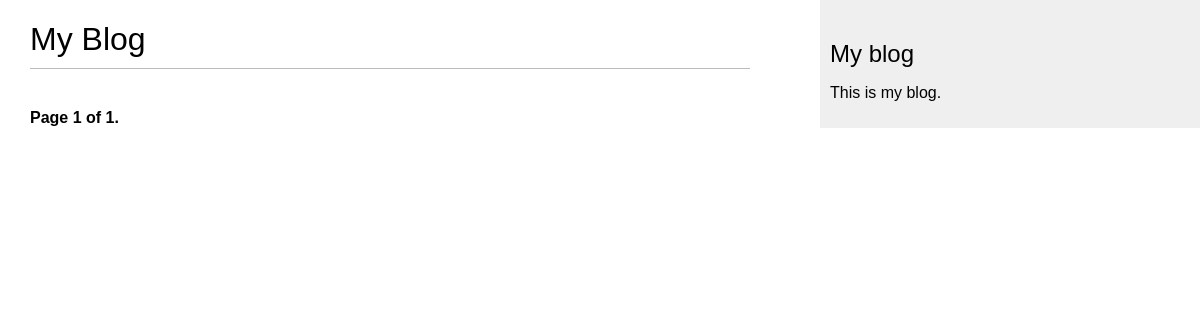
/blog/, run on an earlier commit of the app's database.
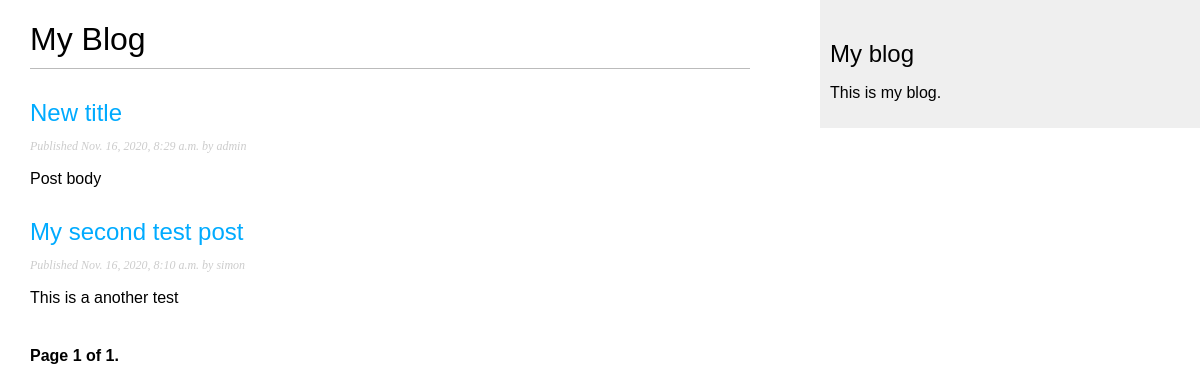
And on a later commit of the database.
### blog/models.py (models this page shows, shortened)
class Post(models.Model):
    STATUS_CHOICES = (
    ('draft', 'Draft'),
    ('published', 'Published'),
    )
    title = models.CharField(max_length=250)
    slug = models.SlugField(max_length=250, unique_for_date = 'publish')
    author = models.ForeignKey(User, on_delete = models.CASCADE, related_name='blog_posts')
    body = models.TextField()
    publish = models.DateTimeField(default = timezone.now)
    created = models.DateTimeField(auto_now_add=True)
    updated = models.DateTimeField(auto_now=True)
    status = models.CharField(max_length=10, choices = STATUS_CHOICES, default='draft')
    objects = models.Manager()
    published = PublishedManager()
    class Meta:
        ordering = ('-publish',)
    def get_absolute_url(self):
        return reverse('blog:post_detail',
                        args=[self.publish.year,
                        self.publish.month,
                        self.publish.day, self.slug])

### blog/views.py (the view)
# urls.py: path('', views.post_list, name='post_list'),
def post_list(request):
    object_list = Post.published.all()
    paginator = Paginator(object_list, 3) # 3 posts in each page
    page = request.GET.get('page')
    try:
        posts = paginator.page(page)
    except PageNotAnInteger:
        posts = paginator.page(1)
    except EmptyPage:
        posts = paginator.page(paginator.num_pages)
    return render(request,
                 'blog/post/list.html',
                 {'page': page,
                  'posts': posts})

### blog/models.py (called while the page is built)
    def get_queryset(self):
        return super(PublishedManager, self).get_queryset().filter(status='published')

### blog/templates/blog/post/list.html (shortened to what this page needs)
{% extends "blog/base.html" %}
{% block content %}
<h1> My Blog</h1>
  {% for post in posts %}
    <h2>
      <a href="{{ post.get_absolute_url}}">
        {{ post.title }}
      </a>
    </h2>
      <p class="date">
        Published {{ post.publish }} by {{ post.author }}
      </p>
      {{ post.body|truncatewords:30|linebreaks }}
  {% endfor %}
  {% include "pagination.html" with page=posts %}
{% endblock %}

### blog/templates/blog/base.html (shortened to what this page needs)
{% load static %}
<!DOCTYPE html>
<html>
<head>
  <link href="{% static "css/blog.css" %}" rel="stylesheet">
</head>
<body>
  <div id="content">
    {% block content %}
    {% endblock %}
  </div>
  <div id="sidebar">
    <h2>My blog</h2>
    <p>This is my blog.</p>
  </div>
</body>
</html>

### blog/templates/pagination.html (shortened to what this page needs)
<div class="pagination">
  <span class="step-links">
    <span class="current">
      Page {{ page.number }} of {{ page.paginator.num_pages }}.
    </span>
  </span>
</div>

### blog/static/css/blog.css (style rules this page uses)
body { margin:0; padding:0; font-family:helvetica, sans-serif; }
a { color:#00abff; text-decoration:none; }
h1 { font-weight:normal; border-bottom:1px solid #bbb; padding:0 0 10px 0; }
h2 { font-weight:normal; margin:30px 0 0; }
#content { float:left; width:60%; padding:0 0 0 30px; }
#sidebar { float:right; width:30%; padding:10px; background:#efefef; height:100%; }
p.date { color:#ccc; font-family: georgia, serif; font-size: 12px; font-style: italic; }
.pagination { margin:40px 0; font-weight:bold; }

What changed in the data, as far as the page shows it:
now on this page (row edited): Post: title "New title", publish "Nov. 16, 2020, 8:29 a.m.", author "admin", body "Post body"
now on this page (row edited): Post: title "My second test post", publish "Nov. 16, 2020, 8:10 a.m.", author "simon", body "This is a another test"
